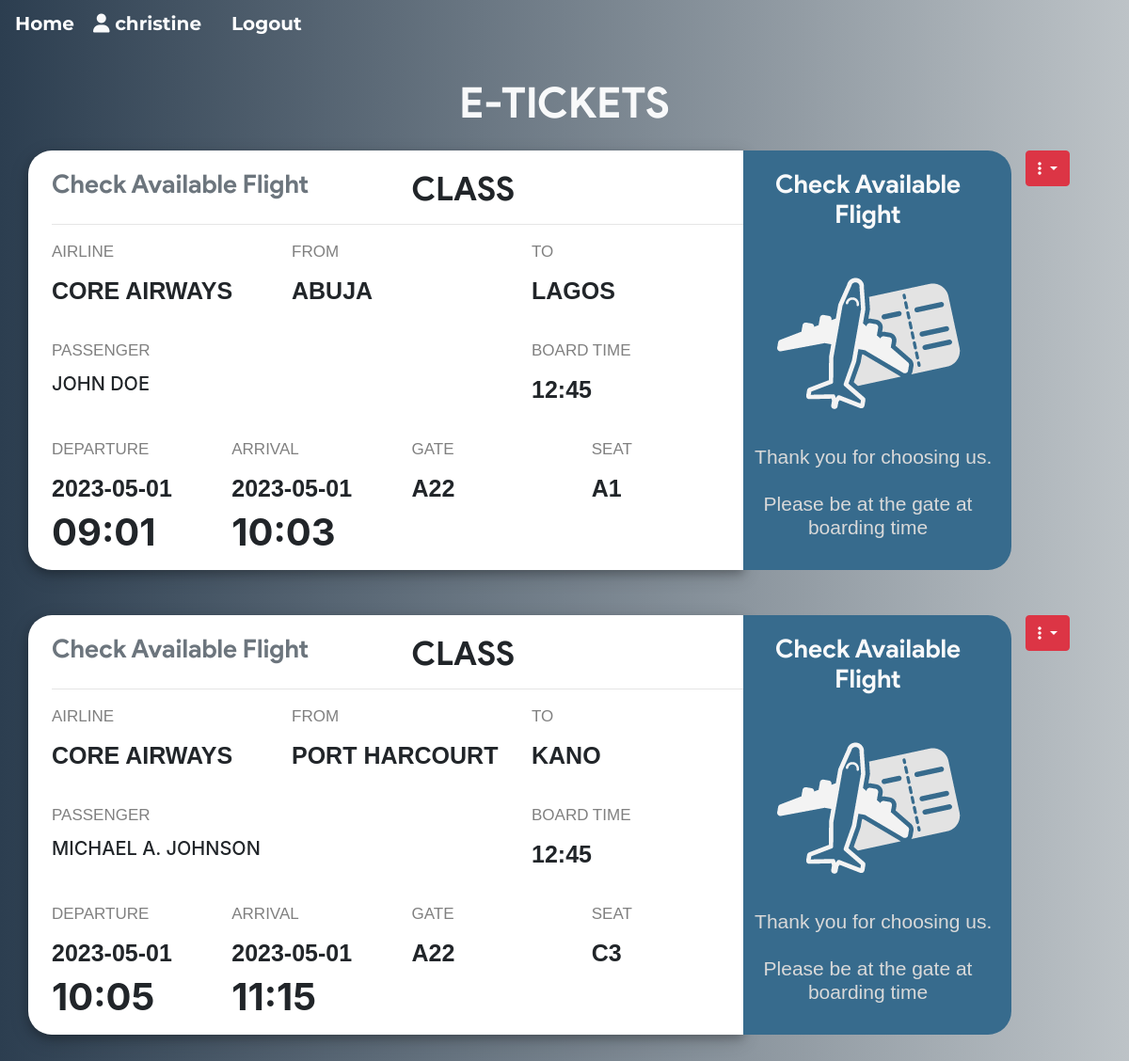
The app's page /ticket.php (signed in) with its own data.
### tables this page shows
CREATE TABLE `ticket` (
  `ticket_id` int(11) NOT NULL AUTO_INCREMENT,
  `passenger_id` int(11) NOT NULL,
  `flight_id` int(11) NOT NULL,
  `user_id` int(11) NOT NULL,
  `seat_no` varchar(10) NOT NULL,
  `cost` int(11) NOT NULL,
  `class` varchar(3) NOT NULL,
  PRIMARY KEY (`ticket_id`),
  KEY `user_id` (`user_id`),
  KEY `flight_id` (`flight_id`),
  KEY `passenger_id` (`passenger_id`),
  CONSTRAINT `ticket_ibfk_1` FOREIGN KEY (`user_id`) REFERENCES `users` (`user_id`),
  CONSTRAINT `ticket_ibfk_2` FOREIGN KEY (`flight_id`) REFERENCES `flight` (`flight_id`),
  CONSTRAINT `ticket_ibfk_3` FOREIGN KEY (`passenger_id`) REFERENCES `passenger_profile` (`passenger_id`) ON DELETE CASCADE
);

CREATE TABLE `flight` (
  `flight_id` int(11) NOT NULL AUTO_INCREMENT,
  `admin_id` int(11) NOT NULL,
  `arrivale` datetime NOT NULL,
  `departure` datetime NOT NULL,
  `Destination` varchar(20) NOT NULL,
  `source` varchar(20) NOT NULL,
  `airline` varchar(20) NOT NULL,
  `Seats` varchar(110) NOT NULL,
  `duration` varchar(20) NOT NULL,
  `Price` int(11) NOT NULL,
  `status` varchar(6) DEFAULT NULL,
  `issue` varchar(50) DEFAULT NULL,
  `last_seat` varchar(5) DEFAULT '',
  `bus_seats` int(11) DEFAULT '20',
  `last_bus_seat` varchar(5) DEFAULT '',
  PRIMARY KEY (`flight_id`),
  KEY `admin_id` (`admin_id`),
  KEY `destination` (`Destination`),
  KEY `source` (`source`),
  CONSTRAINT `flight_ibfk_1` FOREIGN KEY (`admin_id`) REFERENCES `admin` (`admin_id`)
);

CREATE TABLE `passenger_profile` (
  `passenger_id` int(11) NOT NULL AUTO_INCREMENT,
  `user_id` int(11) NOT NULL,
  `flight_id` int(11) NOT NULL,
  `mobile` varchar(110) NOT NULL,
  `dob` datetime NOT NULL,
  `f_name` varchar(20) DEFAULT NULL,
  `m_name` varchar(20) DEFAULT NULL,
  `l_name` varchar(20) DEFAULT NULL,
  PRIMARY KEY (`passenger_id`),
  KEY `user_id` (`user_id`),
  KEY `flight_id` (`flight_id`),
  CONSTRAINT `passenger_profile_ibfk_1` FOREIGN KEY (`user_id`) REFERENCES `users` (`user_id`),
  CONSTRAINT `passenger_profile_ibfk_2` FOREIGN KEY (`flight_id`) REFERENCES `flight` (`flight_id`)
);

### helpers/helper.php (called while the page is built)
<?php
function subview($file){
	$file = __DIR__.'/../sub-views/'.$file;
	include $file;
}

### ticket.php (the view, shortened to what this page needs)
<?php include_once 'helpers/helper.php'; ?>
<?php subview('header.php'); ?>
<main>
  <?php if(isset($_SESSION['userId'])) {
    require 'helpers/init_conn_db.php';
    ?>
    <div class="container mb-5">
    <h1 class="text-center text-light mt-4 mb-4">E-TICKETS</h1>
      <?php
      $sql = 'SELECT * FROM Ticket WHERE user_id=?';
      $stmt = mysqli_stmt_init($conn);
      if(!mysqli_stmt_prepare($stmt,$sql)) {
          header('Location: ticket.php?error=sqlerror');
          exit();
      } else {
          mysqli_stmt_bind_param($stmt,'i',$_SESSION['userId']);
          mysqli_stmt_execute($stmt);
          $result = mysqli_stmt_get_result($stmt);
          while ($row = mysqli_fetch_assoc($result)) {
            $sql_p = 'SELECT * FROM Passenger_profile WHERE passenger_id=?';
            $stmt_p = mysqli_stmt_init($conn);
            if(!mysqli_stmt_prepare($stmt_p,$sql_p)) {
                header('Location: ticket.php?error=sqlerror');
                exit();
            } else {
                mysqli_stmt_bind_param($stmt_p,'i',$row['passenger_id']);
                mysqli_stmt_execute($stmt_p);
                $result_p = mysqli_stmt_get_result($stmt_p);
                if($row_p = mysqli_fetch_assoc($result_p)) {
                  $sql_f = 'SELECT * FROM Flight WHERE flight_id=?';
                  $stmt_f = mysqli_stmt_init($conn);
                  if(!mysqli_stmt_prepare($stmt_f,$sql_f)) {
                      header('Location: ticket.php?error=sqlerror');
                      exit();
                  } else {
                      mysqli_stmt_bind_param($stmt_f,'i',$row['flight_id']);
                      mysqli_stmt_execute($stmt_f);
                      $result_f = mysqli_stmt_get_result($stmt_f);
                      if($row_f = mysqli_fetch_assoc($result_f)) {
                        $date_time_dep = $row_f['departure'];
                        $date_dep = substr($date_time_dep,0,10);
                        $time_dep = substr($date_time_dep,10,6) ;
                        $date_time_arr = $row_f['arrivale'];
                        $date_arr = substr($date_time_arr,0,10);
                        $time_arr = substr($date_time_arr,10,6) ;
                        echo '
                        <div class="row mb-5">
                        <div class="col-8 out">
                            <div class="row ">
                                <div class="col">
                                    <h2 class="text-secondary mb-0 brand">
                                      Check Available Flight</h2>
                                </div>
                                <div class="col">
                                    <h2 class="mb-0">'.$class_txt.' CLASS</h2>
                                </div>
                            </div>
                            <hr>
                            <div class="row mb-3">
                                <div class="col-4">
                                    <p class="head">Airline</p>
                                    <p class="txt">'.$row_f['airline'].'</p>
                                </div>
                                <div class="col-4">
                                    <p class="head">from</p>
                                    <p class="txt">'.$row_f['source'].'</p>
                                </div>
                                <div class="col-4">
                                    <p class="head">to</p>
                                    <p class="txt">'.$row_f['Destination'].'</p>
                                </div>
                            </div>
                            <div class="row mb-3">
                                <div class="col-8">
                                    <p class="head">Passenger</p>
                                    <p class=" h5 text-uppercase">
                                    '.$row_p['f_name'].' '.$row_p['m_name'].' '.$row_p['l_name'].'
                                    </p>
                                </div>
                                <div class="col-4">
                                    <p class="head">board time</p>
                                    <p class="txt">12:45</p>
                                </div>
                            </div>
                            <div class="row">
                                <div class="col-3">
                                    <p class="head">departure</p>
                                    <p class="txt mb-1">'.$date_dep.'</p>
                                    <p class="h1 font-weight-bold mb-3">'.$time_dep.'</p>
                                </div>
                                <div class="col-3">
                                    <p class="head">arrival</p>
                                    <p class="txt mb-1">'.$date_arr.'</p>
                                    <p class="h1 font-weight-bold mb-3">'.$time_arr.'</p>
                                </div>
                                <div class="col-3">
                                    <p class="head">gate</p>
                                    <p class="txt">A22</p>
                                </div>
                                <div class="col-3">
                                    <p class="head">seat</p>
                                    <p class="txt">'.$row['seat_no'].'</p>
                                </div>
                            </div>
                        </div>
                        <div class="col-3 pl-0" style="background-color:#376b8d !important;
                            padding:20px; border-top-right-radius: 25px; border-bottom-right-radius: 25px;">
                            <div class="row">
                                <div class="col">
                                <h2 class="text-light text-center brand">
                                   Check Available Flight</h2>
                                </div>
                            </div>
                            <div class="row justify-content-center">
                                <div class="col-12">
                                    <img src="assets/images/airtic.png" class="mx-auto d-block"
                                    height="200px" width="200px" alt="">
                                </div>
                            </div>
                            <div class="row">
                                <h3 class="text-light2 text-center mt-2 mb-0">
                                &nbsp Thank you for choosing us. </br> </br>
                                    Please be at the gate at boarding time</h3>
                            </div>
                        </div>
                        <div class="col-1">
                            <div class="dropdown">
                                <button class="btn btn-danger dropdown-toggle" type="button"
                                    id="dropdownMenuButton" data-toggle="dropdown"
                                    aria-haspopup="true" aria-expanded="false">
                                    <i class="fa fa-ellipsis-v"></i> </td>
                                </button>
                                            value='.$row['ticket_id'].'>
                                            value='.$row['ticket_id'].'>
                            </div>
                        </div>
                        </div>
                      ' ;
                      }
                  }
                }
            }
          }
      }
       ?>
    </div>
  </main>
  <?php } ?>
  <?php subview('footer.php'); ?>

### sub-views/header.php (shortened to what this page needs)
<!doctype html>
<html lang="en">
    <head>
        <link rel="stylesheet" href="https://stackpath.bootstrapcdn.com/font-awesome/4.7.0/css/font-awesome.min.css">
        <link rel="stylesheet" href="https://stackpath.bootstrapcdn.com/bootstrap/4.5.2/css/bootstrap.min.css">
    </head>
    <body>
        <nav class="navbar navbar-expand-lg navbar-dark bg-transparent testing">
        <a class="navbar-brand" href="index.php"><h5>Home</h5>
        </a>
        <div class="collapse navbar-collapse anTest" id="navbarSupportedContent">
            <?php
            if(isset($_SESSION['userId'])) {
                echo '
                <ul  class="nav ">
                    <li class="nav-item mr-3">
                            <h5 class=" text-light">
                            <i class="ml-1 fa fa-user text-light"></i>
                            '.$_SESSION['userUid'].'
                            </h5>
                    </li>
                    <li class="nav-item ml-3">
                        <form action="includes/logout.inc.php" class="logout_form" method="POST">
                        <button class="astext"  type="submit">
                            <h5> Logout </h5>
                            </button>
                        </form>
                    </li>
                </ul>    ';
            }
            ?>
        </div>
        </nav>

### sub-views/footer.php (shortened to what this page needs)
  </body>
</html>

### sub-views/header.php (style rules this page uses)
.astext { background:none; border:none; margin:0; padding:0; cursor: pointer; }
h5 { color: white; font-weight: bold; font-size: 20px ; font-family: 'Montserrat', sans-serif; }
.testing { display: flex; align-items: center; width: 100%; justify-content: space-between; }

### ticket.php (style rules this page uses)
body { background: #bdc3c7; background: -webkit-linear-gradient(to right, #2c3e50, #bdc3c7); background: linear-gradient(to right, #2c3e50, #bdc3c7); }
h2.brand { font-size: 27px !important; }
p.head { text-transform: uppercase; font-family: arial; font-size: 17px; margin-bottom: 10px ; color: grey; }
p.txt { text-transform: uppercase; font-family: arial; font-size: 25px; font-weight: bolder; }
.out { border-top-left-radius: 25px; border-bottom-left-radius: 25px; box-shadow: 0 4px 8px 0 rgba(0, 0, 0, 0.2), 0 6px 20px 0 rgba(0, 0, 0, 0.19); background-color: white; padding-left: 25px; padding-right: 0px; padding-top: 20px; }
h2 { font-weight: lighter !important; font-size: 35px !important; margin-bottom: 20px; font-family :'product sans' !important; font-weight: bolder; }
.text-light2 { color: #d9d9d9; }
h3 { font-size: 21px !important; margin-bottom: 20px; font-family: Tahoma, sans-serif; font-weight: lighter; }
h1 { font-weight: lighter !important; font-size: 45px !important; margin-bottom: 20px; font-family :'product sans' !important; font-weight: bolder; }

### records on screen
ticket: flight.airline "CORE AIRWAYS", flight.source "ABUJA", flight.Destination "LAGOS", passenger.f_name "JOHN", passenger.m_name "DOE", flight.departure "2023-05-01", flight.departure "09:01", flight.arrivale "2023-05-01", flight.arrivale "10:03", seat_no "A1"
ticket: flight.airline "CORE AIRWAYS", flight.source "PORT HARCOURT", flight.Destination "KANO", passenger.f_name "MICHAEL", passenger.m_name "A.", passenger.l_name "JOHNSON", flight.departure "2023-05-01", flight.departure "10:05", flight.arrivale "2023-05-01", flight.arrivale "11:15", seat_no "C3"

### other values on screen
$_SESSION['userUid'] "christine"
